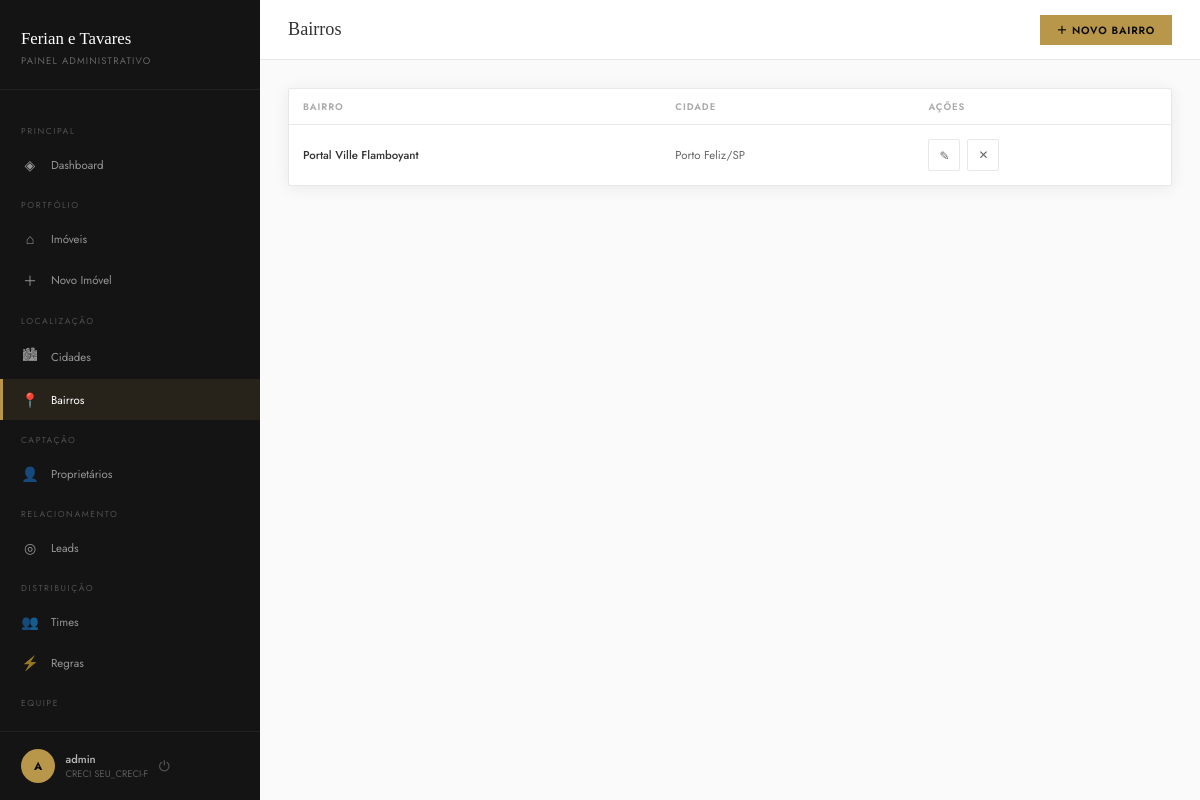
/painel/bairros/ (signed in), run on the app's committed database.
### imoveis/models.py (models this page shows, shortened)
class Bairro(models.Model):
    nome = models.CharField(max_length=100)
    cidade = models.ForeignKey(Cidade, on_delete=models.CASCADE, related_name='bairros')
    class Meta:
        verbose_name = 'Bairro'
        verbose_name_plural = 'Bairros'
        ordering = ['nome']

class Cidade(models.Model):
    nome = models.CharField(max_length=100)
    estado = models.CharField(max_length=2, default='SP')
    class Meta:
        verbose_name = 'Cidade'
        verbose_name_plural = 'Cidades'
        ordering = ['nome']

### core/admin_views.py (the view)
# urls.py: path('bairros/', admin_views.bairro_list, name='bairro_list'),
@login_required
def bairro_list(request):
    bairros = Bairro.objects.select_related('cidade').order_by('cidade__nome', 'nome')
    return render(request, 'painel/bairro_list.html', {'bairros': bairros})

### core/context_processors.py (called while the page is built)
def site_settings(request):
    return {
        'WHATSAPP_NUMBER': getattr(settings, 'WHATSAPP_NUMBER', '5511947532081'),
        'BROKER_NAME': getattr(settings, 'BROKER_NAME', 'Luiz Tavares'),
        'BROKER_CRECI': getattr(settings, 'BROKER_CRECI', '226905-F'),
        'DISTRIBUICAO_ATIVA': getattr(settings, 'DISTRIBUICAO_LEADS_ATIVA', False),
    }

### templates/painel/bairro_list.html (shortened to what this page needs)
{% extends "painel/base.html" %}
{% block page_title %}Bairros{% endblock %}
{% block topbar_actions %}
<a href="{% url 'painel:bairro_create' %}" class="topbar-btn btn-gold">＋ Novo Bairro</a>
{% endblock %}
{% block content %}
<div class="card">
  <div class="table-wrap">
    <table>
      <thead>
        <tr><th>Bairro</th><th>Cidade</th><th>Ações</th></tr>
      </thead>
      <tbody>
        {% for bairro in bairros %}
        <tr>
          <td style="font-weight:500">{{ bairro.nome }}</td>
          <td style="color:#666">{{ bairro.cidade.nome }}/{{ bairro.cidade.estado }}</td>
          <td>
            <div class="actions">
              <a href="{% url 'painel:bairro_edit' bairro.pk %}" class="action-btn">✎</a>
              {% if request.user.is_staff %}
              <form method="post" action="{% url 'painel:bairro_delete' bairro.pk %}"
                    onsubmit="return confirm('Excluir {{ bairro.nome }}?')" style="display:inline">
                <button type="submit" class="action-btn danger">✕</button>
              </form>
              {% endif %}
            </div>
          </td>
        </tr>
        {% endfor %}
      </tbody>
    </table>
  </div>
</div>
{% endblock %}

### templates/painel/base.html (shortened to what this page needs)
<!DOCTYPE html>
<html lang="pt-BR">
<head>
</head>
<body>
<div class="layout">
  <aside class="sidebar" id="sidebar">
    <div class="sidebar-brand">
      <div class="brand-title">Ferian e Tavares</div>
      <div class="brand-sub">Painel Administrativo</div>
    </div>
    <nav class="sidebar-nav">
      <div class="nav-section">Principal</div>
      <a href="{% url 'painel:dashboard' %}" class="nav-item {% if request.resolver_match.url_name == 'dashboard' %}active{% endif %}">
        <span class="nav-icon">◈</span> Dashboard
      </a>
      <div class="nav-section">Portfólio</div>
      <a href="{% url 'painel:imovel_list' %}" class="nav-item {% if 'imovel' in request.resolver_match.url_name %}active{% endif %}">
        <span class="nav-icon">⌂</span> Imóveis
      </a>
      <a href="{% url 'painel:imovel_create' %}" class="nav-item">
        <span class="nav-icon">＋</span> Novo Imóvel
      </a>
      <div class="nav-section">Localização</div>
      <a href="{% url 'painel:cidade_list' %}" class="nav-item {% if 'cidade' in request.resolver_match.url_name %}active{% endif %}">
        <span class="nav-icon">🏙</span> Cidades
      </a>
      <a href="{% url 'painel:bairro_list' %}" class="nav-item {% if 'bairro' in request.resolver_match.url_name %}active{% endif %}">
        <span class="nav-icon">📍</span> Bairros
      </a>
      <div class="nav-section">Captação</div>
      <a href="{% url 'painel:proprietario_list' %}"
        class="nav-item {% if 'proprietario' in request.resolver_match.url_name %}active{% endif %}">
        <span class="nav-icon">👤</span> Proprietários
      </a>
      <div class="nav-section">Relacionamento</div>
      <a href="{% url 'painel:lead_list' %}" class="nav-item {% if 'lead' in request.resolver_match.url_name %}active{% endif %}">
        <span class="nav-icon">◎</span> Leads
      </a>
      {% if request.user.is_staff %}
      <div class="nav-section">Distribuição</div>
      <a href="{% url 'painel:time_list' %}"
        class="nav-item {% if 'time' in request.resolver_match.url_name %}active{% endif %}">
        <span class="nav-icon">👥</span> Times
      </a>
      <a href="{% url 'painel:regra_list' %}"
        class="nav-item {% if 'regra' in request.resolver_match.url_name %}active{% endif %}">
        <span class="nav-icon">⚡</span> Regras
      </a>
      {% endif %}
      {% if request.user.is_staff %}
      <div class="nav-section">Equipe</div>
      <a href="{% url 'painel:usuario_list' %}"
        class="nav-item {% if 'usuario' in request.resolver_match.url_name %}active{% endif %}">
        <span class="nav-icon">👥</span> Usuários
      </a>
      {% endif %}
    </nav>
    <div class="sidebar-footer">
      <div class="footer-avatar">{{ request.user.first_name|first|upper|default:request.user.username|first|upper }}</div>
      <div>
        <div class="footer-name">{{ request.user.get_full_name|default:request.user.username }}</div>
        <div class="footer-role">CRECI {{ BROKER_CRECI }}</div>
      </div>
      <form method="post" action="{% url 'logout' %}" style="display:inline">
        <button type="submit" class="footer-logout" title="Sair"
                style="background:none;border:none;cursor:pointer;color:rgba(255,255,255,0.3);font-size:1rem;padding:0">
          ⏻
        </button>
      </form>
    </div>
  </aside>
  <div class="main">
    <header class="topbar">
      <div style="display:flex;align-items:center;gap:1rem">
        <div class="topbar-title">{% block page_title %}Painel{% endblock %}</div>
      </div>
      <div class="topbar-right">
        {% block topbar_actions %}{% endblock %}
      </div>
    </header>
    <div class="page-content">
      {% block content %}{% endblock %}
    </div>
  </div>
</div>
</body>
</html>

### data on the page
Bairro: nome "Portal Ville Flamboyant", cidade.nome "Porto Feliz", cidade.estado "SP"

### other printed values
{{ request.user.get_full_name|default:request.user.username }} "admin"
{{ BROKER_CRECI }} "SEU_CRECI-F"
